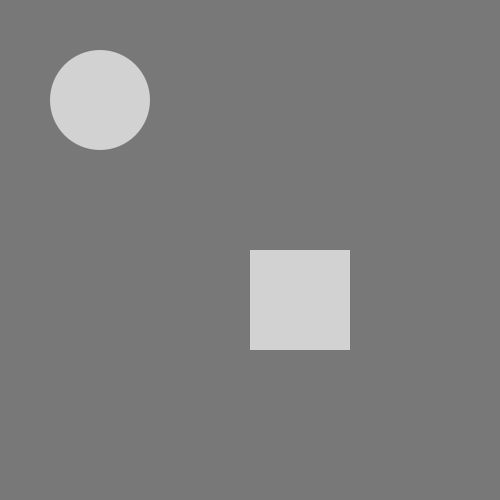
Frame 1 (no input)
Frame 60 (the mouse pressed at the canvas centre just before this capture): identical to frame 1, image omitted
Frame 120 (the mouse held since frame 60 and released just before this capture): identical to frame 1, image omitted

The Processing sketch that drew this single still picture (run headless with seeded random() and noise(); from frame 60 on, the mouse is pressed at the canvas centre):

// Processing sketch: BasicDrawing01
// ── BasicDrawing01.pde
void setup(){
size(500,500);
}


void draw(){
background(120);

//draw a shape
noStroke();
fill(210); //try changing the colours 
rect(250,250,100,100);
ellipse(100,100,100,100);
}
